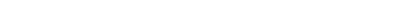
Frame 1 (no input)
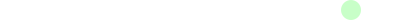
Frame 60 (the mouse pressed at the canvas centre just before this capture)
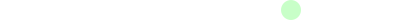
Frame 120 (the mouse held since frame 60 and released just before this capture)

The Processing sketch that drew these frames (run headless with seeded random() and noise(); from frame 60 on, the mouse is pressed at the canvas centre):

// Processing sketch: ball_move3
// ── ball_move3.pde
//最初に一度だけ実行
void setup() {
    size(400, 20);
    smooth();
    noStroke();
    fill(200, 255, 200);
    ellipseMode(CORNER);
    frameRate(30);
}

int d = 20, x = 400, vx = 1;
//プログラムが終了するまで継続的に呼び出され処理される
void draw() {
    background(255);
    ellipse(x, 0, d, d);
    x -= vx;
    if(x<0) x = 400;
}
